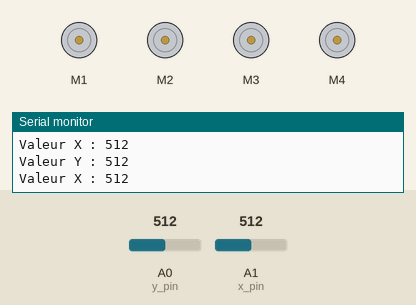
This sketch was run on a simulated Arduino Uno, built with avr-gcc and run on an emulated ATmega328P. Shown: 4 × DC motor (green arrow = forward, orange = backward, longer = faster), the last lines printed to the serial monitor. Inputs (shaded band) come from the test bench; at power-on: A0 (y_pin) = 512, A1 (x_pin) = 512.

Above: at 1.2 s.
1.3 s: A0 (y_pin) set to 743
4.3 s: A0 (y_pin) set to 768
At 4.56 s:
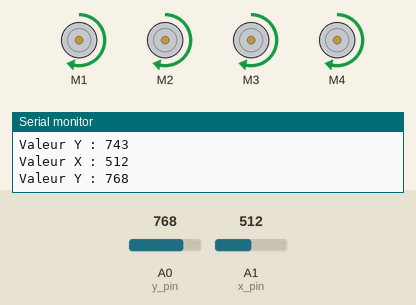
7.3 s: A0 (y_pin) set to 240
At 7.57 s:
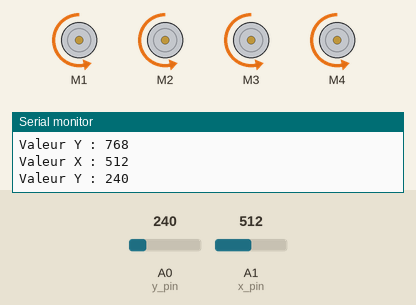
10.3 s: A0 (y_pin) set to 262
At 11.3 s:
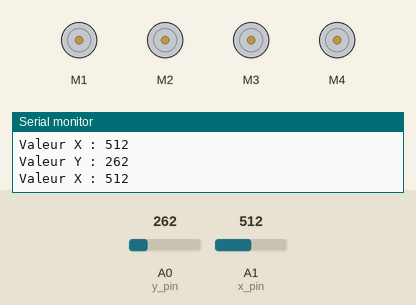
13.3 s: A1 (x_pin) set to 739
14.8 s: A1 (x_pin) set to 764
At 15.05 s:
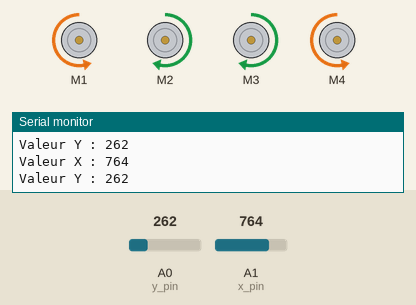
Timing chart, 0 to 17.8 s (numbered marks = the images above; inputs shaded):
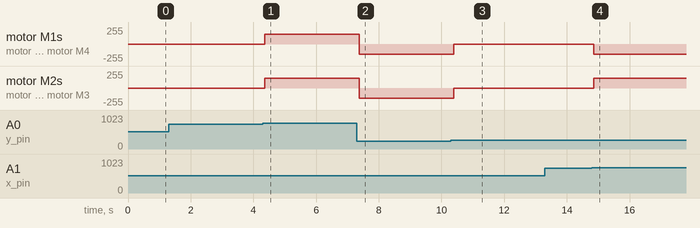

Measured:
- the behaviour switches between 750 and 751 on A0 (y_pin) (found by bisection; images 0 and 1)
- the behaviour switches between 249 and 250 on A0 (y_pin) (found by bisection; images 2 and 3)
- the behaviour switches between 750 and 751 on A1 (x_pin) (found by bisection; images 3 and 4)
- after the input at 4.3 s, motor M1–4: stopped → forward 150/255 after 0.06 s
- after the input at 7.3 s, motor M1–4: forward 150/255 → backward 150/255 after 0.08 s
- after the input at 10.3 s, motor M1–4: backward 150/255 → stopped after 0.09 s
- after the input at 14.8 s, motor M1, motor M4: stopped → backward 150/255 after 0.05 s; motor M2, motor M3: stopped → forward 150/255 after 0.05 s

The sketch:

SMARS__Essai_joystick3.ino
```cpp
#include <AFMotor.h>

AF_DCMotor motor1(1);
AF_DCMotor motor2(2);
AF_DCMotor motor3(3);
AF_DCMotor motor4(4);

int x_pin = A1;
int y_pin = A0;
int x_value;
int y_value;

int deadZone = 100;  // Zone morte pour éviter des mouvements accidentels

void setup() {
  Serial.begin(9600);
  pinMode(x_pin, INPUT);
  pinMode(y_pin, INPUT);

  // Vitesse initiale
  motor1.setSpeed(150);
  motor2.setSpeed(150);
  motor3.setSpeed(150);
  motor4.setSpeed(150);

  stopAllMotors();
}

void stopAllMotors() {
  motor1.run(RELEASE);
  motor2.run(RELEASE);
  motor3.run(RELEASE);
  motor4.run(RELEASE);
}

void loop() {
  x_value = analogRead(x_pin);
  y_value = analogRead(y_pin);

  Serial.print("Valeur X : ");
  Serial.println(x_value);
  Serial.print("Valeur Y : ");
  Serial.println(y_value);

  // Zone morte : on ne fait rien si le joystick est dans la plage centrale
  if (y_value > 512 - deadZone && y_value < 512 + deadZone && x_value > 512 - deadZone && x_value < 512 + deadZone) {
    stopAllMotors();
  }


  // Si on incline le joystick vers l'avant (y_value faible)
  else if (y_value < 250) {
    motor1.run(BACKWARD);
    motor2.run(BACKWARD);
    motor3.run(BACKWARD);
    motor4.run(BACKWARD);
    delay(200);  // Attente de 200ms pour que le mouvement soit fluide
    stopAllMotors();
  }


  // Si on incline le joystick vers l'arrière (y_value élevé)
  else if (y_value > 750) {
    motor1.run(FORWARD);
    motor2.run(FORWARD);
    motor3.run(FORWARD);
    motor4.run(FORWARD);
    delay(200);  // Attente de 200ms pour que le mouvement soit fluide
    stopAllMotors();
  }


  // Si on incline le joystick vers la droite (x_value élevé)
  else if (x_value > 750) {
    motor1.run(BACKWARD);  // Moteurs à l'arrière à gauche
    motor2.run(FORWARD);   // Moteurs à l'avant à droite
    motor3.run(FORWARD);   // Moteurs à l'avant à droite
    motor4.run(BACKWARD);  // Moteurs à l'arrière à gauche
    delay(200);
    stopAllMotors();
  }


  // Si on incline le joystick vers la gauche (x_value faible)
  else if (x_value < 250) {
    motor1.run(FORWARD);   // Moteurs à l'avant à gauche
    motor2.run(BACKWARD);  // Moteurs à l'arrière à droite
    motor3.run(BACKWARD);  // Moteurs à l'arrière à droite
    motor4.run(FORWARD);   // Moteurs à l'avant à gauche
    delay(200);
    stopAllMotors();
  }
}
```
